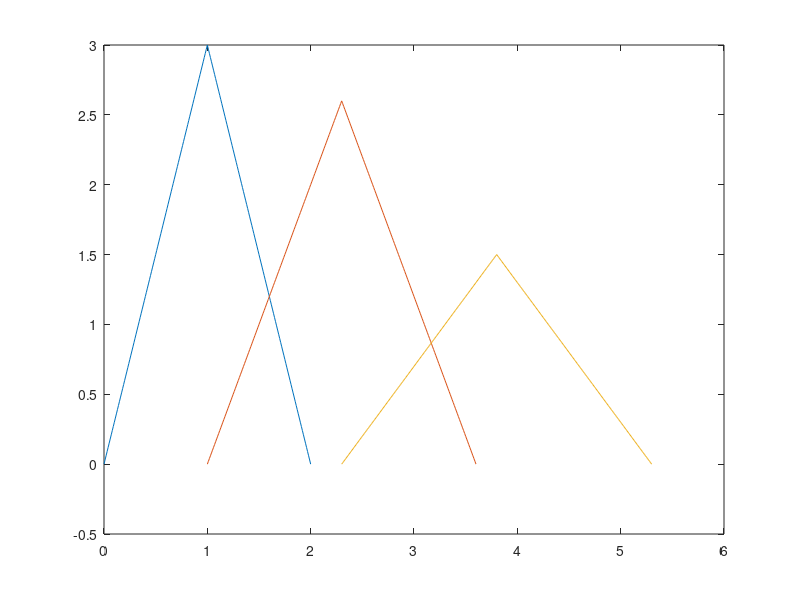

The MATLAB script that drew this image:
x1 = 0:0.01:2;
H1 = -3*abs(x1-1)+3;
x2 = 1:0.01:3.6;
H2 = -2*abs(x2-2.3)+2.6;
x3 = 2.3:0.01:5.3;
H3 = -1*abs(x3-3.8)+1.5;
plot(x1,H1,x2,H2,x3,H3)